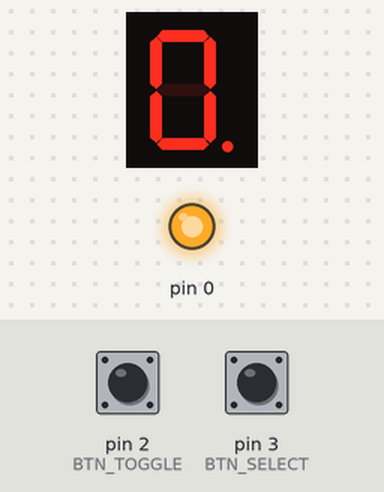
Simulated run of this sketch. Board: Arduino Uno, built with avr-gcc and run on an emulated ATmega328P. Shown: 1-digit seven-segment display, output pins drawn as LEDs (lit = HIGH). Wiring (inferred from the names in the program): 1-digit 7-segment display, segments lit when LOW: segments pin 11, pin 10, pin 9, pin 8, pin 7, pin 6, pin 5, pin 12. The inputs (shaded band) are chosen by the test bench; at power-on: pin 3 (BTN_SELECT) HIGH, pin 2 (BTN_TOGGLE) HIGH. The segment pins are drawn as the display they are named for; pins used as bus, display or sensor lines are not drawn.

Above: at 1.3 s.
1.4 s: pin 3 (BTN_SELECT) pulled LOW for 0.15 s
2.1 s: pin 3 (BTN_SELECT) pulled LOW for 1 s
3.7 s: pin 3 (BTN_SELECT) pulled LOW for 0.15 s
4.4 s: pin 3 (BTN_SELECT) pulled LOW for 3.2 s
8.2 s: pin 3 (BTN_SELECT) pulled LOW for 0.15 s
8.9 s: pin 3 (BTN_SELECT) pulsed LOW 2 times (0.12 s each, 0.3 s apart)
At 9.8 s:
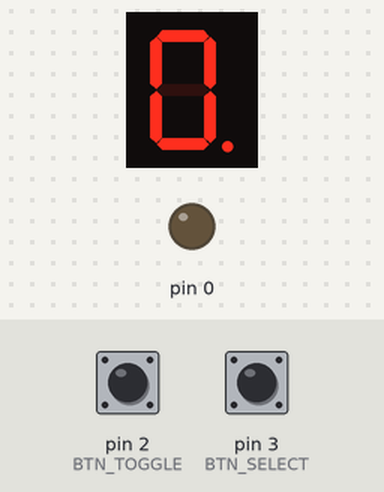
Timing chart, 0 to 11.9 s (numbered marks = the images above; inputs shaded):
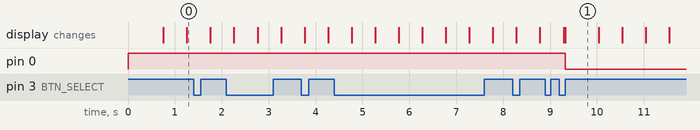

Measured:
- after the input at 8.9 s, pin 0: HIGH → LOW after 0.42 s; the display: first changes after 0.39 s (image 1 shows a later state)
- what the display in image 1 shows lasts 0.7 s, from 9.3 s to 10.0 s

The sketch:

Opdr_3.ino
```cpp
const short int NO_OF_SEGMENTS = 8;

const short int SEGMENTS[NO_OF_SEGMENTS] = { 5, 6, 7, 8, 9, 10, 11, 12 };
const short int BTN_TOGGLE = 2;
const short int BTN_SELECT = 3;

const short int BLINK_SPEED = 250;

void setup() {

  // Setting the pins to OUTPUT
  for (int i = 0; i <= NO_OF_SEGMENTS; i++) {
    pinMode(SEGMENTS[i], OUTPUT);
  }

  pinMode(BTN_TOGGLE, INPUT_PULLUP);  // btn_toggle
  pinMode(BTN_SELECT, INPUT_PULLUP);  // btn_select
}

/// function to update an bool array
/// @param segment the index of the array to update the value of
/// @param pins the bool array with the values to update
void update_segment(short int segment, bool pins[NO_OF_SEGMENTS]);

/// Stateful function to detect wether a button was pressed.
/// Returns true once for each time the button was pressed.
/// @return true if a new button press was detected since the lass call to this function.
/// @param pinNo Pin to check for the buttonpress.
bool toggle_button_pressed(int pinNo);

bool select_button_pressed(int pinNo);

/// Statefull function that blinks the selected segment by toggling it on/off.
/// Keeps track of the time that has elapsed since the last toggle, and of the current state of the segment.
/// Does nothing while callid in the time between the toggles
/// @param segment The segment (0..6) to toggle on/off.
/// @param duration The duration of the blink in ms.
void blink_segment(int segment, int duration);

void loop() {

  static short int selSegments = 0;
  static bool values[NO_OF_SEGMENTS] = { false };
  bool btnSelect;
  bool btntoggle;

  btnSelect = toggle_button_pressed(BTN_SELECT);
  btntoggle = select_button_pressed(BTN_TOGGLE);

  // when the select button is pressed, update the
  if (btntoggle) update_segment(selSegments, values);

  // when button is pressed, go to the next segment
  if (btnSelect && selSegments >= NO_OF_SEGMENTS - 1) selSegments = 0;
  else if (btnSelect && selSegments >= 0) selSegments++;


  // for loop to update the values according to the array values
  for (int i = 0; i <= NO_OF_SEGMENTS; i++) {
    digitalWrite(SEGMENTS[i], values[i]);
  }

  // blink the selected segment
  blink_segment(SEGMENTS[selSegments], BLINK_SPEED);
}


void update_segment(short int segment, bool pins[NO_OF_SEGMENTS]) {

  if (pins[segment]) pins[segment] = false;
  else pins[segment] = true;

  //pins[segment] = !pins[segment];
}

bool toggle_button_pressed(int pinNo) {

  static bool output;
  static bool buffer;
  bool input = digitalRead(pinNo);

  if (input && !output && !buffer) {
    output = true;
    buffer = true;
  } else output = false;

  if (buffer && !input) {
    buffer = false;
  }

  return output;
}

bool select_button_pressed(int pinNo) {

  static bool output;
  static bool buffer;
  bool input = digitalRead(pinNo);

  if (input && !output && !buffer) {
    output = true;
    buffer = true;
  } else output = false;

  if (buffer && !input) {
    buffer = false;
  }

  return output;
}

void blink_segment(int segment, int duration) {
  static long int startTime;
  static bool outputValue;
  long int diffTime;

  diffTime = millis() - startTime;

  if (diffTime > duration) {
    startTime = millis();

    if (outputValue) outputValue = false;
    else outputValue = true;
    digitalWrite(segment, outputValue);
  }
}
```
